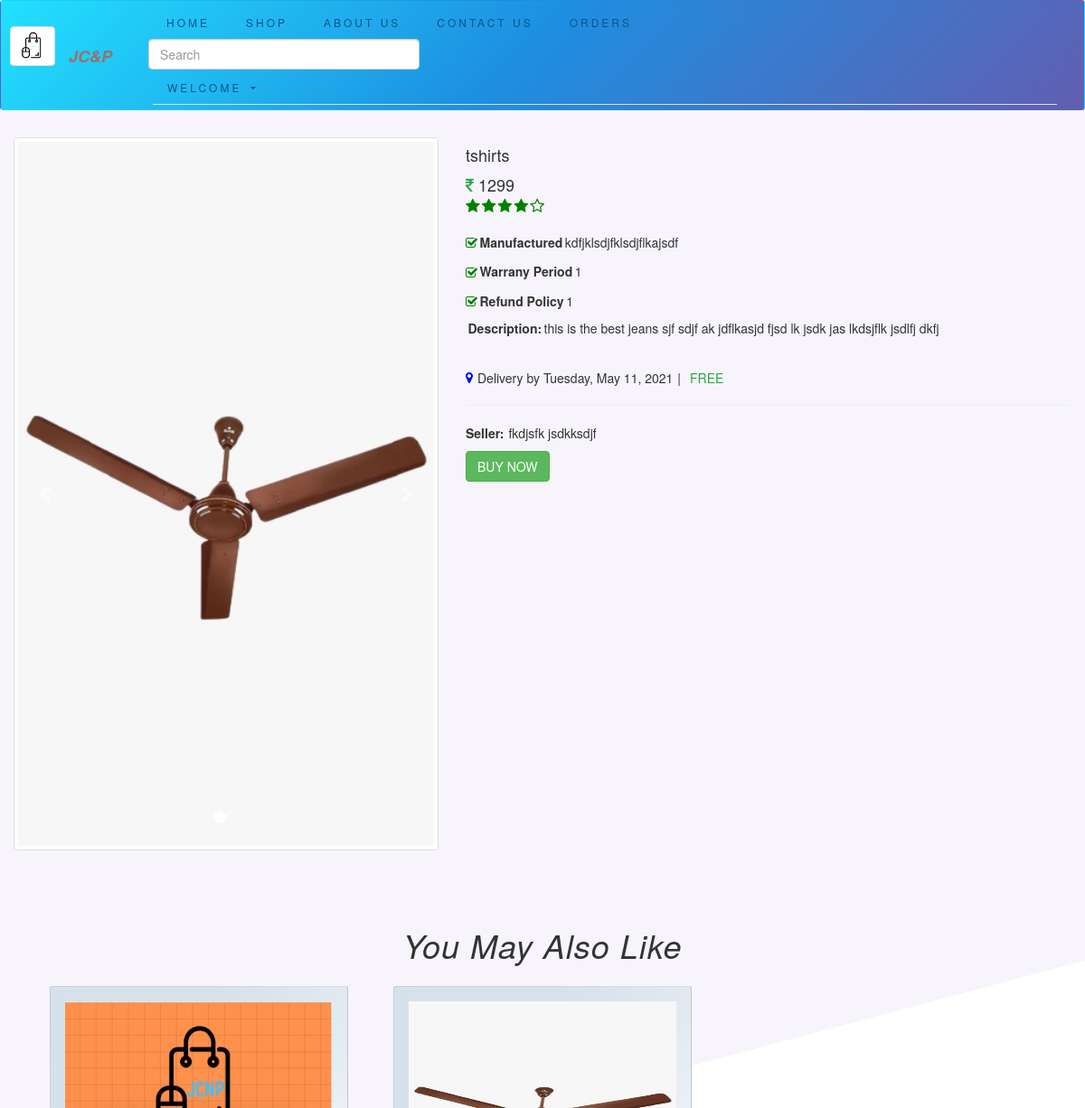
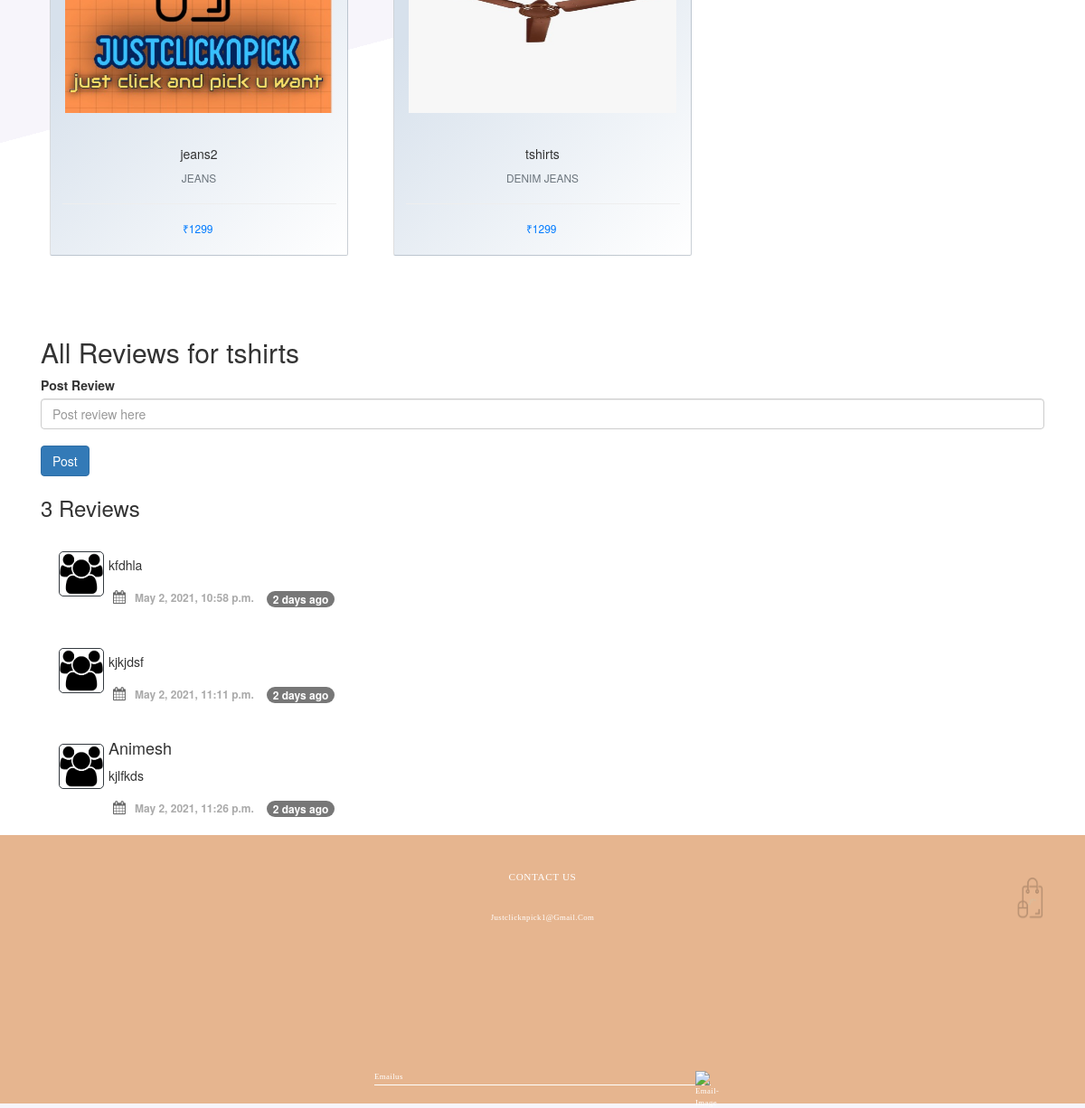
The app's page /product/6 (signed in) with its own data (2 pictures, top to bottom).
### just/models.py (models this page shows, shortened)
class Product(models.Model):
    product_id = models.AutoField(primary_key=True)
    product_name = models.CharField(max_length=100,blank=False)
    product_price = models.CharField(max_length=100,blank=False)
    category = models.CharField(max_length=100,blank=False)
    subcategory = models.CharField(max_length = 100,blank=False)
    manufacturer_detail = models.CharField(max_length=100,blank=True)
    seller_name = models.CharField(max_length=100,blank=True)
    desc = models.CharField(max_length =1000,blank=False)
    short_desc = models.CharField(max_length =500,blank=True,default="")
    warranty_period = models.CharField(max_length=1000,blank=False,default="")
    refundable = models.CharField(max_length=1000,blank=False,default="")
    date = models.DateTimeField(auto_now_add=True)
    image = models.ImageField(upload_to="shop/images")
    image1 = models.ImageField(upload_to="shop/images",blank=True)
    image2 = models.ImageField(upload_to="shop/images",blank=True)
    image3 = models.ImageField(upload_to="shop/images",blank=True)
    image4 = models.ImageField(upload_to="shop/images",blank=True)
    size1 = models.CharField(max_length=100,default="",blank=True)
    size2 = models.CharField(max_length=100,default="",blank=True)
    size3 = models.CharField(max_length=100,default="",blank=True)
    size4 = models.CharField(max_length=100,default="",blank=True)
    size5 = models.CharField(max_length=100,default="",blank=True)
    instock = models.CharField(max_length=100,blank=True)

class ProductComment(models.Model):
    sno = models.AutoField(primary_key=True)
    comments = models.TextField()
    user = models.ForeignKey(User,on_delete=models.CASCADE)
    product = models.ForeignKey(Product,on_delete=models.CASCADE)
    parent = models.ForeignKey('self',on_delete=models.CASCADE,null=True)
    timezone = models.DateTimeField(default=now)

### just/views.py (the view)
# urls.py: path("product/<int:id>",views.product,name="product"),
def product(request,id):
    product = Product.objects.filter(product_id=id,instock__gte = 1)
    if not product:
        return httpresponse("404 Error")
    comments = ProductComment.objects.filter(product = product[0])
    from datetime import datetime as DateTime, timedelta as TimeDelta, date
    date_1 = date.today()
    end_date = date_1 + TimeDelta(days=7)
    end_date = end_date.strftime("%A, %B %d, %Y")
    query = product[0].category
    query = query.lower()
    allprods = Product.objects.all()
    products = searchTheProductforShow(query.lower(),allprods)
    params = {'product':product,'products':products,'comments':comments,'user':request.user,'delivery_date':end_date}
    return render(request,'shop/product.html',params)

### just/views.py (called while the page is built)
def searchTheProductforShow(query,product):
    products = []
    j = 0
    for i in product:
        if query in i.product_name.lower() or query in i.category.lower()  or query in i.subcategory.lower():
            products.append(i)
            if len(products)==3:
                break
    return products

### just/templates/shop/product.html (shortened to what this page needs)
{% extends 'shop/base.html' %}
{% block body %}
<div class="container-fluid mt-5">
  <div class="row">
      <div class="col-md-5">
          <div class="carousel slide" data-ride="carousel" id="carousel-1">
              <div class="carousel-inner" role="listbox">
                  <div class="carousel-item active"><img class="img-thumbnail w-100 d-block" src="/media/{{product.0.image}}" alt="Slide Image" loading="lazy"></div>
              </div>
              <div><a class="carousel-control-prev" href="#carousel-1" role="button" data-slide="prev"><span class="carousel-control-prev-icon"></span><span class="sr-only">Previous</span></a><a class="carousel-control-next" href="#carousel-1" role="button" data-slide="next"><span class="carousel-control-next-icon"></span><span class="sr-only">Next</span></a></div>
              <ol class="carousel-indicators">
                  <li data-target="#carousel-1" data-slide-to="0" class="active"></li>
                  {% if product.0.image1 %}
                  <li data-target="#carousel-1" data-slide-to="1"></li>
                  {% endif %}
              </ol>
          </div>
      </div>
      <div class="col-md-7">
          <h4>{{product.0.product_name}}</h4>
          <div class="price"><span class="mr-2"><i class="fa fa-rupee text-success"></i>&nbsp;{{product.0.product_price}}</span>
          </div>
          <div class="d-flex flex-row">
              <div class="icons mr-2"><i class="fa fa-star"></i><i class="fa fa-star"></i><i class="fa fa-star"></i><i class="fa fa fa-star"></i><i class="fa fa-star-o"></i></div>
          </div>
          <div class="d-flex align-items-center mt-4 offers mb-1"><i class="fa fa-check-square-o mt-1"></i><span class="ml-1 font-weight-bold">Manufactured</span><span class="ml-1 my-2">{{product.0.manufacturer_detail}}<br></span></div>
          <div class="d-flex align-items-center offers mb-1"><i class="fa fa-check-square-o mt-1"></i><span class="ml-1 font-weight-bold">Warrany Period</span><span class="ml-1 my-2">{{product.0.warranty_period}}<br></span></div>
          <div class="d-flex align-items-center offers"><i class="fa fa-check-square-o mt-1"></i><span class="ml-1 font-weight-bold">Refund Policy</span><span class="ml-1 my-2">{{product.0.refundable}}<br></span></div>
          <div class="d-flex align-items-center offers"><span class="ml-1 font-weight-bold">Description: </span><span class="ml-1 my-2">{{product.0.desc}}<br></span></div>
          <div class="d-flex align-items-center mt-5 delivery"><i class="fa fa-map-marker"></i><span class="ml-2">Delivery by {{delivery_date}}<br></span><span class="ml-2 mr-2">|<br></span><span class="ml-2 mr-2 text-success">FREE<br></span></div>
          <hr>
          <div><span class="font-weight-bold">Seller:</span><span class="ml-2">{{product.0.seller_name}}</span></div>
          <div class="mt-3"><a href="/checkout/{{product.0.product_id}}" class="btn btn-success">BUY NOW</a></div>
      </div>
  </div>
</div>
  <div class="album py-5">
    <div class="container mt-5 mb-5"">
      <h1 style="text-align:center;" class="heading">You May Also Like</h1>
      <div class="row">
        {% for i in products %}
        <div class="col-xs-4 col-sm-4 col-md-4 tune">
          <div class="card">
            <div class="view overlay">
              <a href="/product/{{i.product_id}}">
                <div class="mask">
                  <img class="img-fluid img-wrap w-100"
                    src="/media/{{i.image}}">
                </div>
              </a>
            </div>
            <div class="card-body text-center">
              <h5>{{i.product_name}}</h5>
              <p class="small text-muted text-uppercase mb-2">{{i.subcategory}}</p>
              <hr>
              <h6 class="mb-3">
                <span class="text-primary mr-1">₹{{i.product_price}}</span>
              </h6>
            </div>
          </div>
        </div>
        {% endfor %}
      </div>
    </div>
  </div>
  {% load humanize %}
  <div class="container">
    <h2>All Reviews for {{product.0.product_name}}</h2>
    {% if user.is_authenticated %}
    <form action="/postcomment" method="post">
      <div class="form-group">
        <label for="comment">Post Review</label>
        {% if comments.count == 0 %}
        <input type="text" class="form-control" id="comment" name="comment" placeholder="Be the first to post a review about this product">
        {% else %}
        <input type="text" class="form-control" id="comment" name="comment" placeholder="Post review here">
        {% endif %}
      </div>
      <button type="submit" class="btn btn-primary my-1">Post</button>
    </form>
    {% else %}
    <div class="alert alert-warning col-12" role="alert">
      Please login first to post a review
    </div>
    {% endif %}
    <h3>{{comments.count}} Reviews</h3>
    {% for comment in comments %}
    <section class="content-item" id="comments">
      <div class="container">
        <div class="row">
          <div class="col-sm-8">
            <div class="media">
              <div class="p-2"><span class="round"><img src="/media/shop/images/user.png" class="border border-dark" alt="user" width="50"></span></div>
                <div class="media-body">
                    <h4 class="media-heading">{{comment.user.first_name}}</h4>
                    <p>{{comment.comments}}</p>
                    <ul class="list-unstyled list-inline media-detail pull-left">
                        <li><i class="fa fa-calendar"></i>{{comment.timezone}}</li>
                        <span class="badge badge-secondary">{{comment.timezone | naturaltime}}</span>
                    </ul>
                </div>
            </div>
          </div>
        </div>
      </div>
    </section>
    {% endfor %}
  </div>
  <section id="contact">
    <div class="container">
      <h4>contact us</h4>
      <p>justclicknpick1@gmail.com</p>
      <p class="email">emailus <span><img src="https://res.cloudinary.com/de8cuyd0n/image/upload/v1520412541/E-commerce%20landing%20page/icons/get_in_touch_1x.png" alt="email-image"></span></p>
    </div>
  </section>
  <div class="back-to-top"><a href="#"> <img title="JC&P." width="50" height="50" src="/media/shop/images/logo_2.png" alt="JC&P"></a> </div>
  {% endblock %}

### records on screen
Product: image (picture), product_name "tshirts", product_price "1299", manufacturer_detail "kdfjklsdjfklsdjflkajsdf", warranty_period "1", refundable "1", desc "this is the best jeans sjf sdjf ak jdflkasjd fjsd lk jsdk jas lkdsjflk jsdlfj dkfj", seller_name "fkdjsfk jsdkksdjf", subcategory "DENIM JEANS"
Product: image (picture), product_name "jeans2", subcategory "JEANS", product_price "1299"
ProductComment: comments "kfdhla", timezone "May 2, 2021, 10:58 p.m.", timezone "2 days ago"
ProductComment: comments "kjkjdsf", timezone "May 2, 2021, 11:11 p.m.", timezone "2 days ago"
ProductComment: user.first_name "Animesh", comments "kjlfkds", timezone "May 2, 2021, 11:26 p.m.", timezone "2 days ago"

### other values on screen
{{ delivery_date }} "Tuesday, May 11, 2021"
{{ comments.count }} "3"
